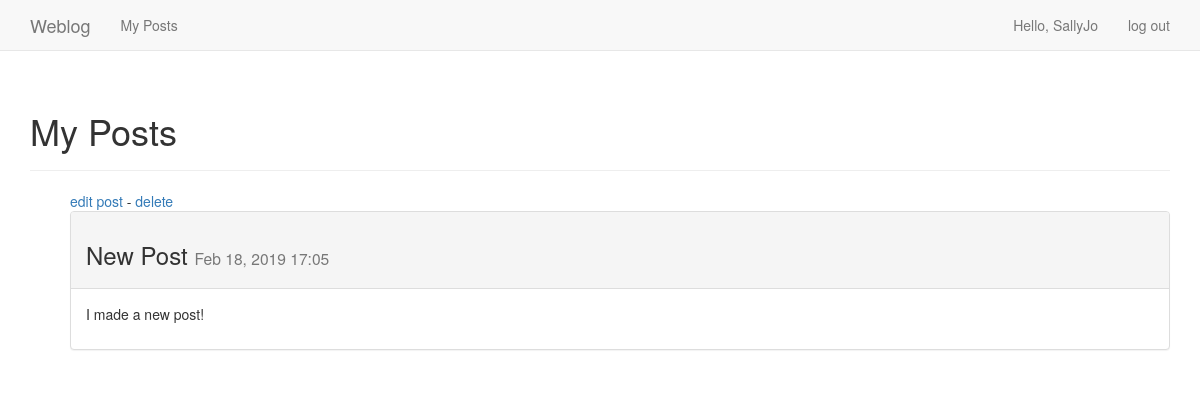
The page /my_posts/ (signed in) on the database as committed earlier.
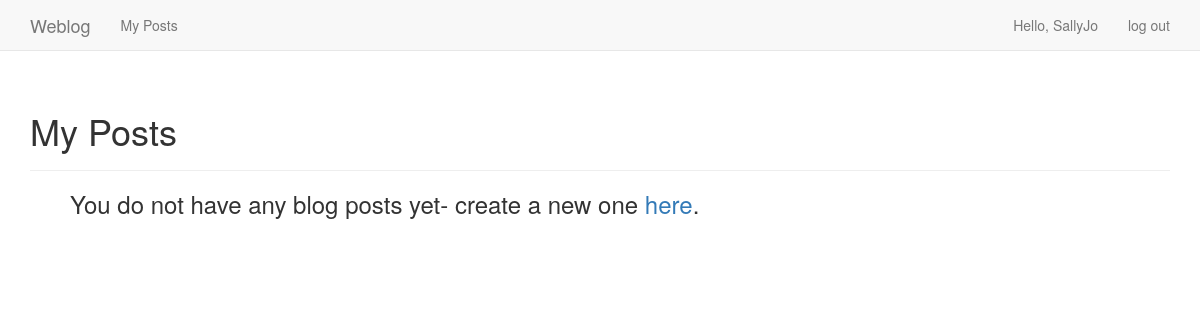
The same page on the database as committed later.
### weblogs/models.py (models this page shows)
class BlogPost(models.Model):
	title = models.CharField(max_length=200)
	date_added = models.DateTimeField(auto_now_add=True)
	body = models.TextField()
	owner = models.ForeignKey(User, on_delete=models.CASCADE)
	def __str__(self):
		return self.title

### weblogs/views.py (the view)
# urls.py: path('my_posts/', views.my_posts, name='my_posts'),
@login_required
def my_posts(request):
	posts = BlogPost.objects.filter(owner=request.user).order_by('-date_added')
	context = {'posts': posts}
	return render(request, 'weblogs/my_posts.html', context)

### weblogs/templates/weblogs/my_posts.html
{% extends "weblogs/base.html" %}
{% block header %}
  <h1>My Posts</h1>
{% endblock header %}
{% block content %}
  <ul>
    {% for post in posts %}
      <a href="{% url 'weblogs:edit_post' post.id %}">edit post</a> -
      <a href="{% url 'weblogs:delete_post' post.id %}">delete</a>
      <div class="panel panel-default">
        <div class="panel-heading">
          <h3>
            {{ post }}
            <small>
              {{ post.date_added|date:'M d, Y H:i' }}
            </small>
          </h3>
        </div>
        <div class="panel-body">
	      {{ post.body|linebreaks }}
        </div>
      </div>
    {% empty %}
      <h3>
        You do not have any blog posts yet- create a new one
        <a href="{% url 'weblogs:new_post' %}">here</a>.
      </h3>
    {% endfor %}
  </ul>
{% endblock content %}

Rows that differ between the two databases and show on the page:
removed BlogPost: title "New Post", date_added "Feb 18, 2019 17:05", body "I made a new post!"
Other text that changed with them:
text now shown: "You do not have any blog posts yet- create a new one here ."
